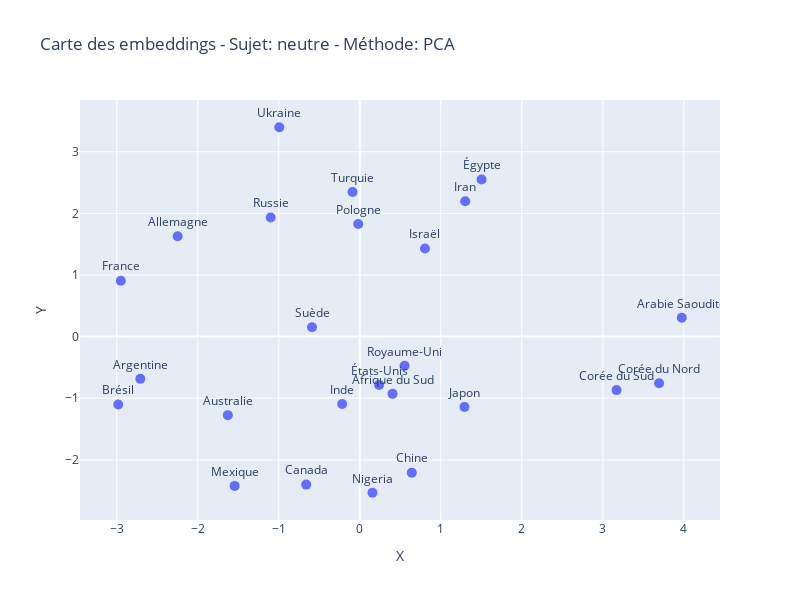

Write notebook code for a chart like this one.
### Markdown cell above
## 7. Analyse comparative : Explorons les représentations

### Exercice 1 : Représentation neutre des pays

### Code cell
# Obtenir les embeddings neutres (sans sujet spécifique)
embeddings_neutre = obtenir_embeddings(PAYS, sujet="")
sim_neutre = calculer_similarites(embeddings_neutre, PAYS)

# Visualisation 2D
fig = visualiser_carte_2d(embeddings_neutre, PAYS, sujet="neutre")
fig.show()

# Les 5 paires de pays les plus similaires
print("\nLes 5 paires de pays les plus similaires (représentation neutre):")
sim_values = []
for i in range(len(PAYS)):
    for j in range(i+1, len(PAYS)):
        sim_values.append((PAYS[i], PAYS[j], sim_neutre.iloc[i, j]))
sim_values.sort(key=lambda x: x[2], reverse=True)
for pays1, pays2, sim in sim_values[:5]:
    print(f"{pays1} - {pays2}: {sim:.3f}")

### Figure 1 — Plotly figure (JSON) as saved in the notebook; plotly's stock layout.template omitted (floating-point values rounded to 4 significant figures)
{"data": [{"hovertemplate": "X=%{x}<br>Y=%{y}<br>Pays=%{text}<extra></extra>", "legendgroup": "", "marker": {"color": "#636efa", "size": 10, "symbol": "circle"}, "mode": "markers+text", "name": "", "orientation": "v", "showlegend": false, "text": ["France", "Allemagne", "États-Unis", "Chine", "Russie", "Japon", "Brésil", "Inde", "Royaume-Uni", "Canada", "Iran", "Israël", "Arabie Saoudite", "Turquie", "Mexique", "Australie", "Corée du Sud", "Corée du Nord", "Ukraine", "Pologne", "Afrique du Sud", "Nigeria", "Égypte", "Argentine", "Suède"], "textposition": "top center", "type": "scatter", "x": [-2.95, -2.249, 0.238, 0.6417, -1.1, 1.292, -2.982, -0.2175, 0.553, -0.6611, 1.302, 0.8047, 3.975, -0.08962, -1.545, -1.629, 3.17, 3.695, -0.994, -0.01881, 0.4043, 0.1564, 1.504, -2.709, -0.5898], "xaxis": "x", "y": [0.9077, 1.628, -0.7839, -2.208, 1.933, -1.143, -1.101, -1.092, -0.473, -2.402, 2.197, 1.429, 0.305, 2.347, -2.423, -1.275, -0.868, -0.7573, 3.397, 1.828, -0.9292, -2.534, 2.549, -0.6853, 0.153], "yaxis": "y"}], "layout": {"height": 600, "legend": {"tracegroupgap": 0}, "showlegend": false, "title": {"text": "Carte des embeddings - Sujet: neutre - Méthode: PCA"}, "width": 800, "xaxis": {"anchor": "y", "domain": [0, 1], "title": {"text": "X"}}, "yaxis": {"anchor": "x", "domain": [0, 1], "title": {"text": "Y"}}}}
